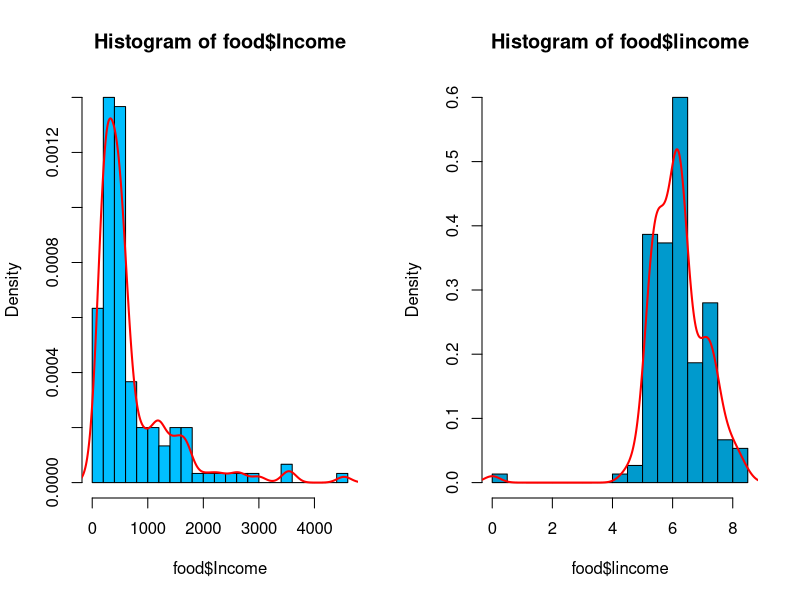
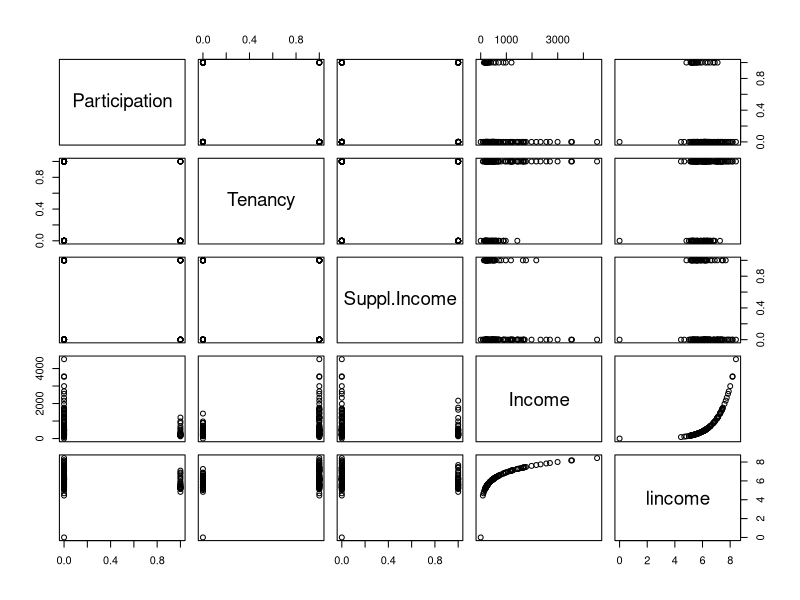
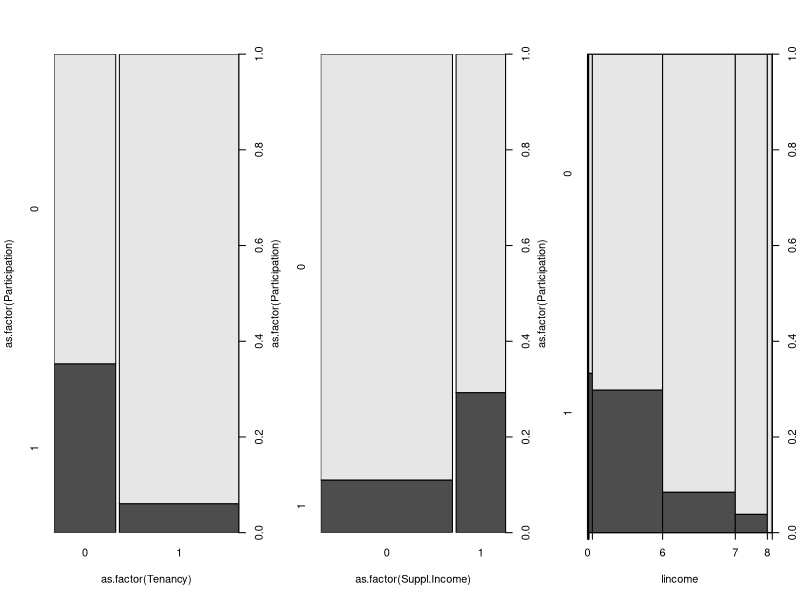
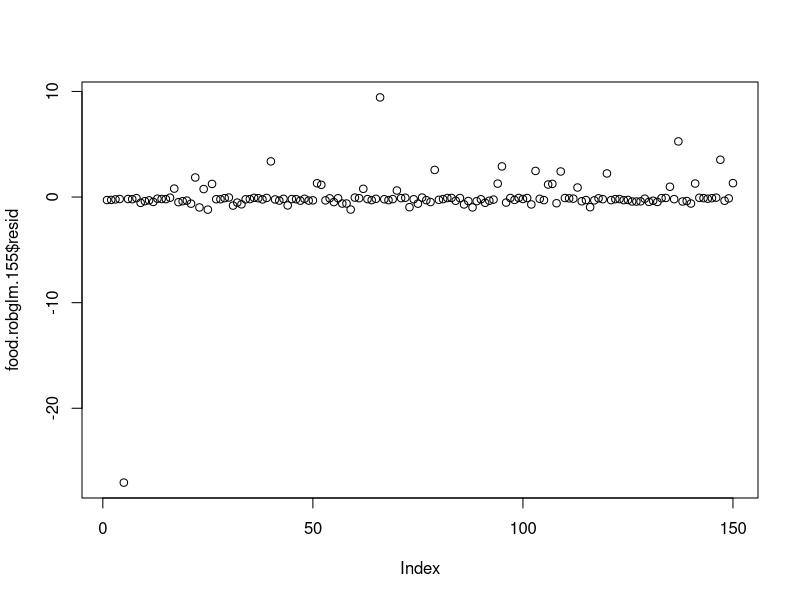
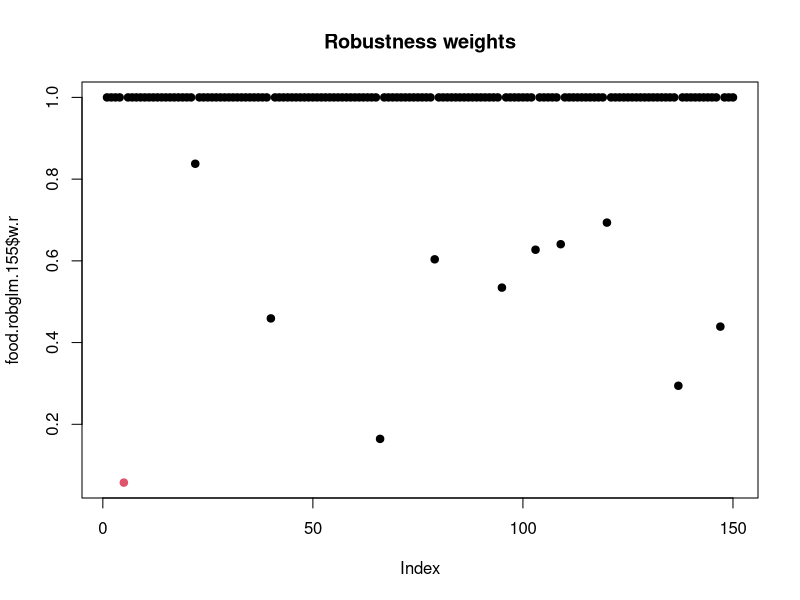
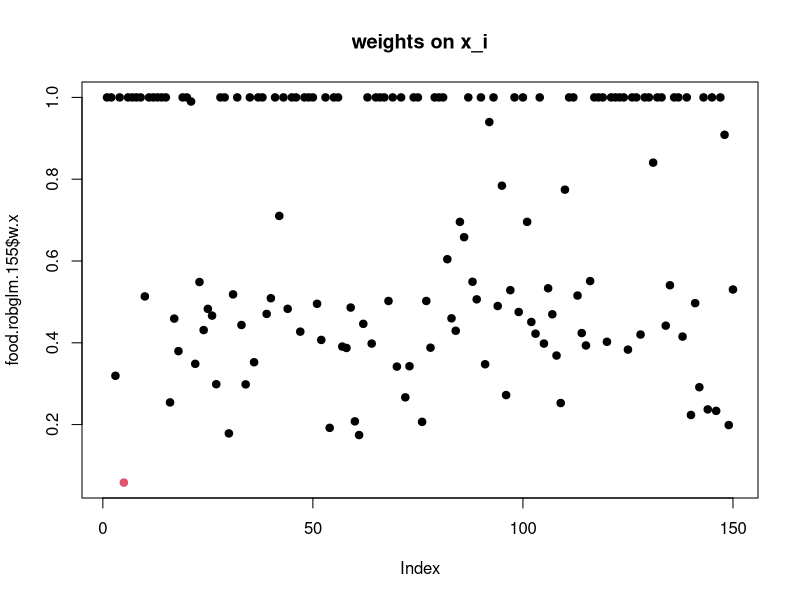
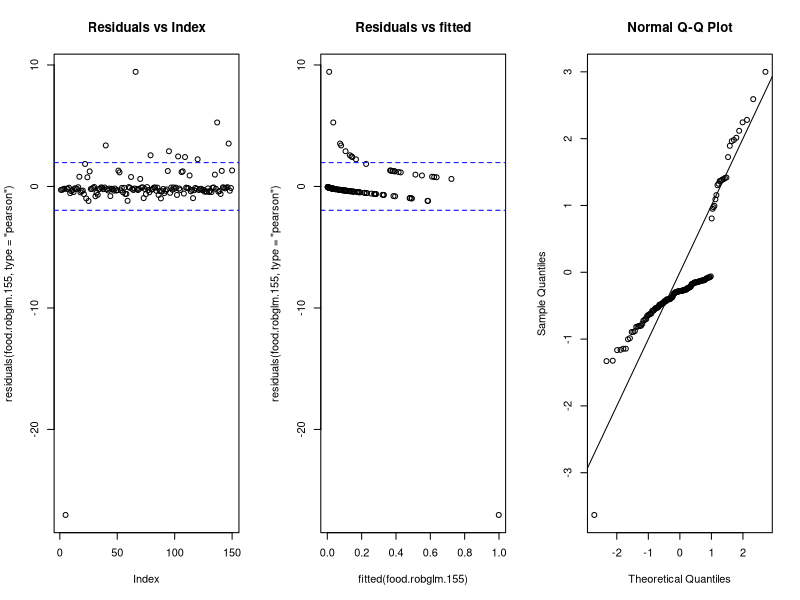
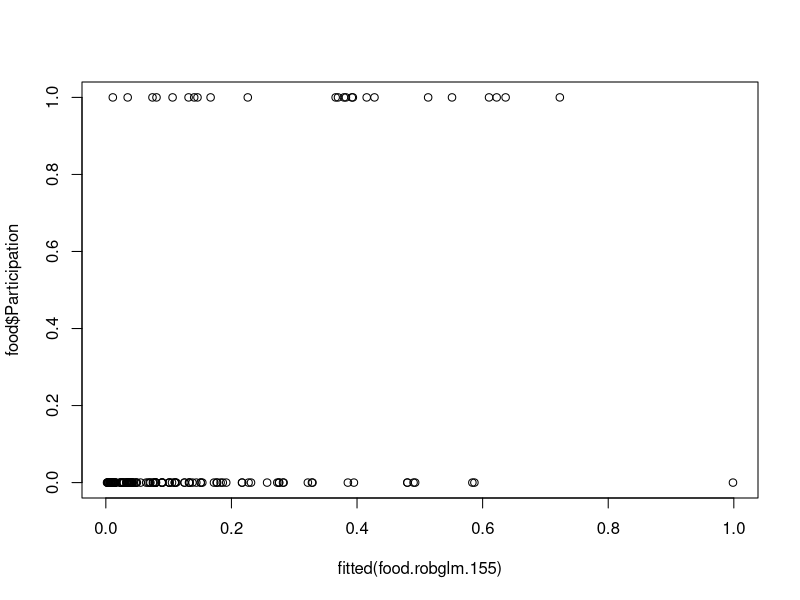

These figures' R source, in order: (Note: this script raises an error after producing the figures.)
#### GLAM Spring 2021 HW 08 ####

rm(list=ls()) # clear the environnment of all objects defined previously
# setwd("../datasets/")
   
#### Exercise 1 ####

# In the U.S.A., the food stamp program is a federal government program 
# that was created in order to help low-income people buy food. 
# The U.S. food stamp data were collected in order to study the relation 
# between participation to the food stamp program and various socioeconomic 
# indicators. This data set is well-known in the literature concerning robust 
# estimation and testing in generalized linear models


# ---
# Outcome  
# ---

# Participation : dummy indicating the participation to the food stamp program

# ---
# Covariates  
# ---

# Tenancy       : a dummy indicating home ownership
# Suppl.Income  : indicating whether some form of supplemental income is received
# Income        : in U.S. dollars

# N = 150

# There are 24 cases of participation out of the 150 observations in the sample.

#### a. Robust estimation with the glmrob() function #####

library(robustbase)

food <- read.table(file='foodstamp.dat',header=T)
str(food)

food$lincome <- log(food$Income)
food$lincome <- log(food$Income+1)

par(mfrow=c(1,2))
hist(food$Income,col='deepskyblue1',nclass=20,prob=T)
lines(density(food$Income),col='red',lwd=2)
hist(food$lincome,col='deepskyblue3',nclass=20,prob=T)
lines(density(food$lincome),col='red',lwd=2)
par(mfrow=c(1,1))

min(food$Income) # explains lonely point in log(Income+1)

pairs(food)

par(mfrow=c(1,3))
plot(as.factor(Participation)~as.factor(Tenancy), data=food)
plot(as.factor(Participation)~as.factor(Suppl.Income), data=food)
plot(as.factor(Participation)~lincome, data=food)
par(mfrow=c(1,1))

food.robglm.155 <- glmrob(Participation~Tenancy+Suppl.Income+lincome,
                          data=food,
                          family=binomial,
                          weights.on.x='robCov', 
                          acc = 1e-4, test.acc = "coef", maxit = 50, tcc = 1.55,
                          trace.lev = T) # tcc, robustness and efficiency
summary(food.robglm.155)
                                      
# Alternatively, weights on X can be based on the "Hat" matrix. (Then related to the leverage).
# food.robglm.155 <- glmrob(Participation~Tenancy+Suppl.Income+lincome,
#                           data=food,
#                           family=binomial,
#                           weights.on.x='hat',
#                           tcc=1.55)


# Similar to the output of other GLM
# Main difference : information on the robustness weights. 

summary(residuals(food.robglm.155, type = "deviance"))  
# deviance standardized residuals
summary(residuals(food.robglm.155, type = "pearson"))   
# Pearson residuals 
# => Useful for Robustness diagnostics

plot(food.robglm.155$resid) # one very large outlier
which.min(food.robglm.155$resid) # obs. 5
food[5,] 
# it is the subject that has 0 income and doesn't participate in the food stamps program

## Robustness Weights ####

colvec<- rep(1,dim(food)[[1]])
colvec[5] <- 2 # give color red to obs. 5
plot(food.robglm.155$w.r,
     main='Robustness weights',
     col=colvec,pch=19) 
# = > obs. 5 has weight (on resid) very close to 0
food.robglm.155$w.r[5] 
# Identified as outlier => Downplayed influence.

summary(food.robglm.155$w.x)
plot(food.robglm.155$w.x,col=colvec,pch=19, main="weights on x_i")
# obs.5 has weight (in X space) very close to 0 too, probably due to 0 Income and 0 Suppl.Income

summary(food.robglm.155)

# plot(food.robglm.155) # Not available 

# Manually 

#  Standardized Residuals vs. index
par(mfrow =c(1,3))
plot(residuals(food.robglm.155, type = "pearson"), 
     main = "Residuals vs Index") 
abline(h=c(-1.96, 1.96) , col = "blue", lty = 2) 

# Standardized Residuals vs. fitted
plot(x = fitted(food.robglm.155), y = residuals(food.robglm.155, type = "pearson"), main= "Residuals vs fitted") 
abline(h=c(-1.96, 1.96) , col = "blue", lty = 2) 

# Standardized Residuals vs. fitted
which(fitted(food.robglm.155)==max(fitted(food.robglm.155)))
qqnorm(residuals(food.robglm.155)) ; abline(a=0,b=1) 
par(mfrow =c(1,1))

# not great fit nevertheless, probably partly due to covariates.
plot(fitted(food.robglm.155),y = food$Participation)
 
#### b. Robust fit with $c=40$ and comparison with classical GLM. ####

food.robglm.40 <- glmrob(Participation~Tenancy+Suppl.Income+lincome,
                         data=food,
                         family=binomial,
                         weights.on.x='none',
                         tcc=40)

food.glm <- glm(Participation~Tenancy+Suppl.Income+lincome,data=food,family=binomial)

data.frame(
  tcc.5 = summary(food.robglm.5)$coef[,c(1,2)],
  tcc.40 = summary(food.robglm.40)$coef[,c(1,2)],
  glm = summary(food.glm)$coef[,c(1,2)]  # the same  
)


food.robglm.5 <- glmrob(Participation~Tenancy+Suppl.Income+lincome,
                         data=food,
                         family=binomial,
                         weights.on.x='none',
                         tcc=5)

#### c. Comparison of the significance of variables Supp Income and lincome ####

data.frame(
  tcc.155 = summary(food.robglm.155)$coef[,c(1,2)], 
  glm = summary(food.glm)$coef[,c(1,2)]
)
# Tenancy and Supp.Income are on the same order
# lincome and intercept change a lot (estimate and std err)


summary(food.robglm.155)$coef   # lincome is significant, but not Suppl.Income
summary(food.glm)$coef # For the GLM model, they are both not significant


#### d. Estimation of the final model ####

#  model without Suppl.Income, to compare with the full model
food.robglm.155.2 <- glmrob(Participation~Tenancy+lincome,data=food,
                            family=binomial,weights.on.x='robCov',tcc=1.55)

summary(food.robglm.155.2)$coef

plot(food.robglm.155.2$resid)
plot(food.robglm.155.2$resid[-5])

anova(food.robglm.155.2,food.robglm.155,test="QD")
# we cannot reject the hypothesis that quasideviances are equal 
# => beta of suppl.income = 0
